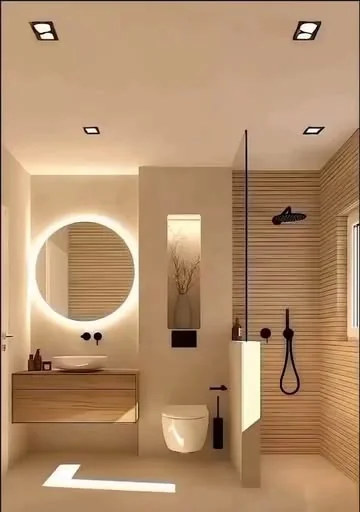
#> input picture img/banyo.webp, 360 x 512 px, given in place of poster.png, which was not available
$ python posters.py
#> lines starting #> are read from the running program, lines starting #| are printed output that depends on the picture
"""Turn the film captures in tools/frames/ into the site's posters.

  python tools/posters.py

Capture first: serve dist/, open /?capture at 1600 × 1000, call __film.seek(t) and screenshot
t=0 (poster.png), t=12 (still.png), t=6.15 (split.png); then at 390 × 844, t=0 (poster-m.png).
"""
import os

from PIL import Image

ROOT = os.path.dirname(os.path.dirname(os.path.abspath(__file__)))
FR = os.path.join(ROOT, "tools", "frames")
IMG = os.path.join(ROOT, "img")


def save(name, out, size=None, box=None):
#> called with name = 'poster.png', out = 'film-poster.webp', size = (1600, 1000)
    im = Image.open(os.path.join(FR, name)).convert("RGB")
#> im is the input picture: PIL image 360x512 RGB; mean R, G, B 178.3, 143.1, 109.2
    if box:
        im = im.crop(box)
    if size:
        im = im.resize(size, Image.LANCZOS)
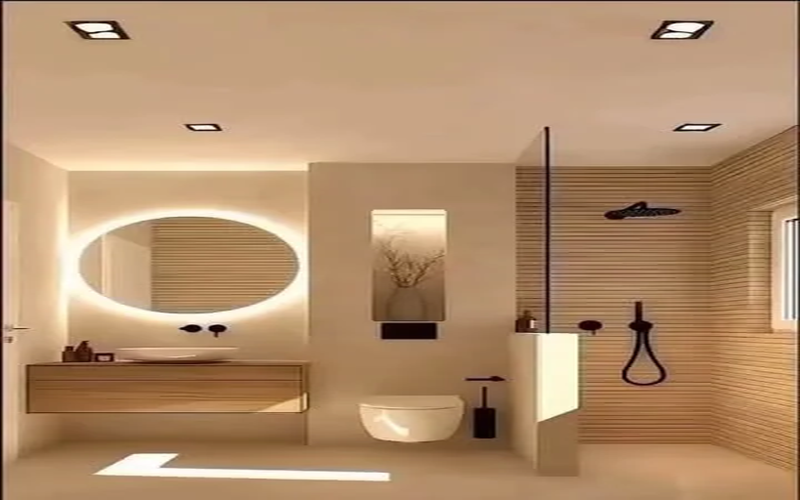
#> im: PIL image 1600x1000 RGB (shown at 1/2 size); mean R, G, B 178.3, 143.1, 109.2
    im.save(os.path.join(IMG, out), "WEBP", quality=80, method=6)
    print(out, im.size)
#| film-poster.webp (1600, 1000)


save("poster.png", "film-poster.webp", (1600, 1000))
save("poster-m.png", "film-poster-m.webp")
#> call 2 of save, with name = 'poster-m.png', out = 'film-poster-m.webp'
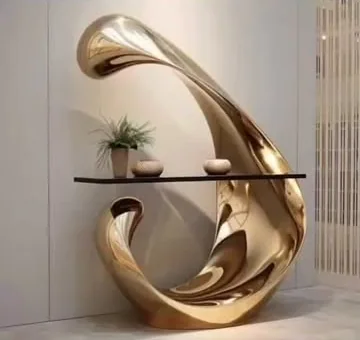
#> input picture img/dresuar.webp, 360 x 340 px, given in place of poster-m.png, which was not available
#> in save, im is the input picture: PIL image 360x340 RGB; mean R, G, B 158.9, 142.6, 127.1
#| film-poster-m.webp (360, 340)
save("still.png", "film-still.webp", (1600, 1000))
#> call 3 of save, with name = 'still.png', out = 'film-still.webp', size = (1600, 1000)
#> in save (call 3), `im = im.resize(size, Image.LANCZOS)`:
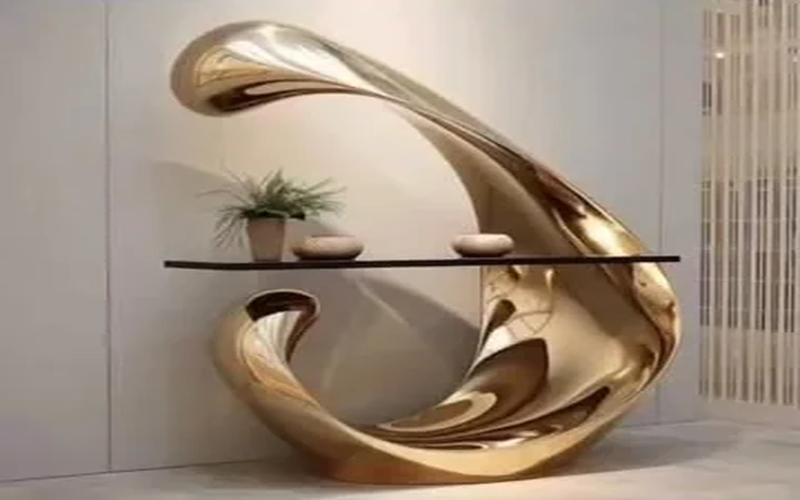
#> im: PIL image 1600x1000 RGB (shown at 1/2 size); mean R, G, B 158.9, 142.6, 127.1
#| film-still.webp (1600, 1000)
# the clay / material seam sits near the middle of the frame at t = 6.15
save("split.png", "render-split.webp", (900, 1100), (380, 0, 1198, 1000))
#> (the run stopped early here; a loop or call above may not have finished)
